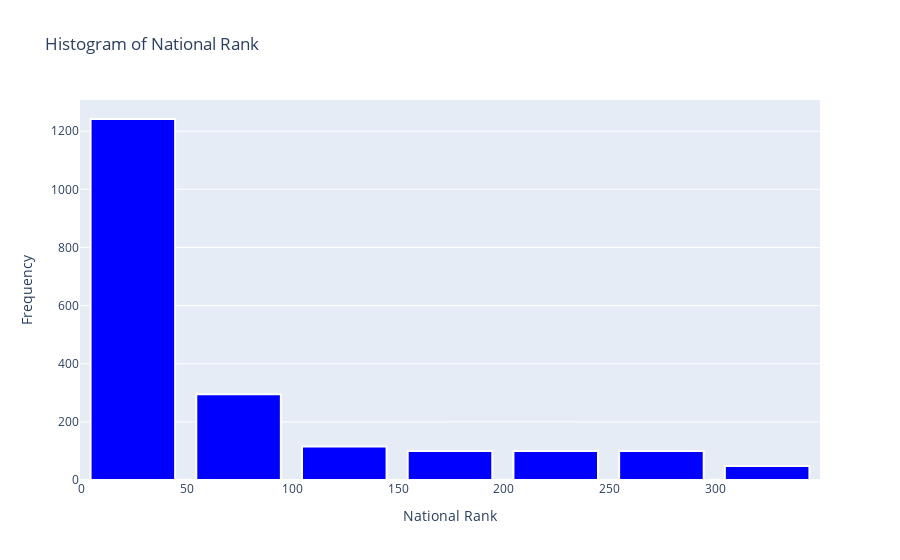

The notebook cell this image was saved under:
### Markdown cell above
**Plotly - Chart**

### Code cell
# Convert 'National Rank' to numeric if it's not already (assuming it's all valid numeric data)
df_CWU['National Rank'] = pd.to_numeric(df_CWU['National Rank'], errors='coerce')

# Create a histogram using Plotly Express
fig = px.histogram(
    df_CWU,
    x='National Rank',
    nbins=15,  # Number of bins
    title='Histogram of National Rank',
    color_discrete_sequence=['blue']  # Set bar color to blue
)

# Update layout to add red edges to the bars
fig.update_traces(marker=dict(line=dict(color='white', width=2)))

# Add labels
fig.update_layout(
    xaxis_title='National Rank',
    yaxis_title='Frequency',
    bargap=0.2  # Adjust the gap between bars
)

# Show the plot
fig.show()

### Figure 1 — Plotly figure (JSON) as saved in the notebook; plotly's stock layout.template omitted (floating-point values rounded to 4 significant figures; data arrays with more than 128 entries replaced by an {"elided": "..."} marker saying what was removed)
{"data": [{"alignmentgroup": "True", "bingroup": "x", "hovertemplate": "National Rank=%{x}<br>count=%{y}<extra></extra>", "legendgroup": "", "marker": {"color": "blue", "line": {"color": "white", "width": 2}, "pattern": {"shape": ""}}, "name": "", "nbinsx": 15, "offsetgroup": "", "orientation": "v", "showlegend": false, "type": "histogram", "x": {"elided": "2000 int values"}, "xaxis": "x", "yaxis": "y"}], "layout": {"bargap": 0.2, "barmode": "relative", "legend": {"tracegroupgap": 0}, "title": {"text": "Histogram of National Rank"}, "xaxis": {"anchor": "y", "domain": [0, 1], "title": {"text": "National Rank"}}, "yaxis": {"anchor": "x", "domain": [0, 1], "title": {"text": "Frequency"}}}}
